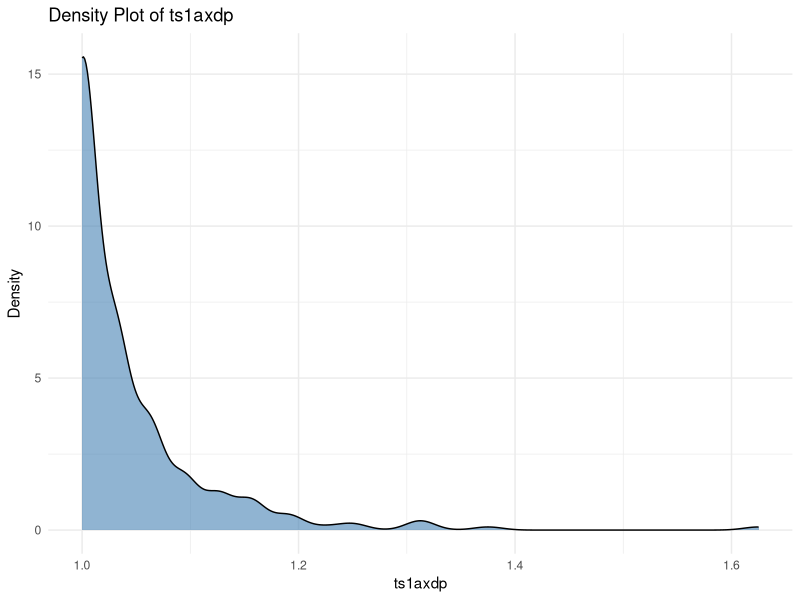
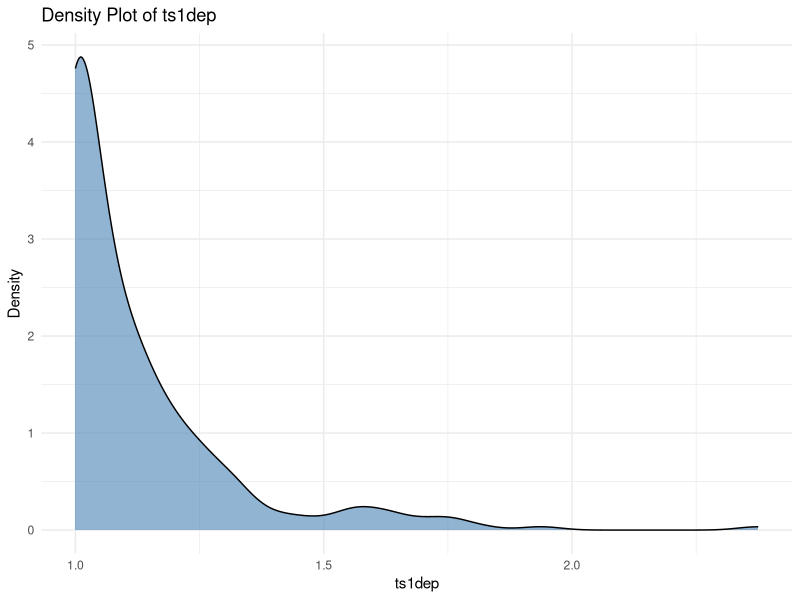
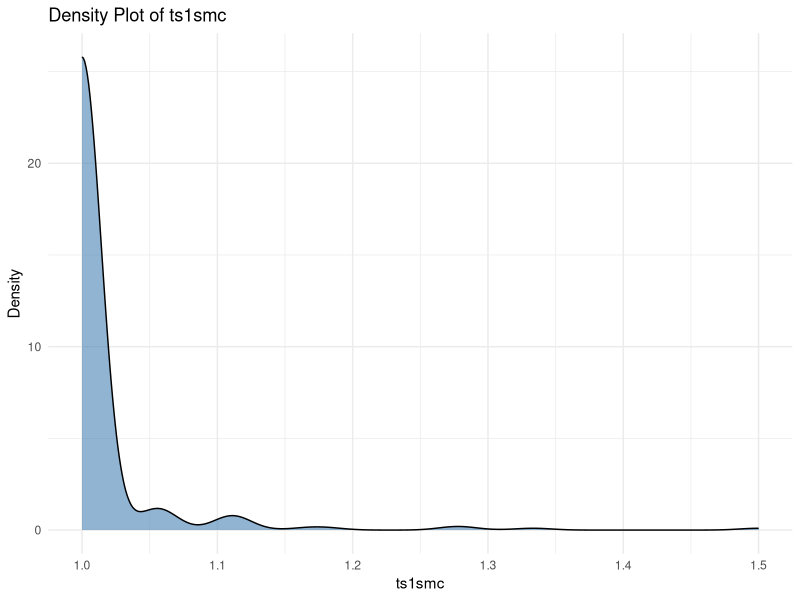
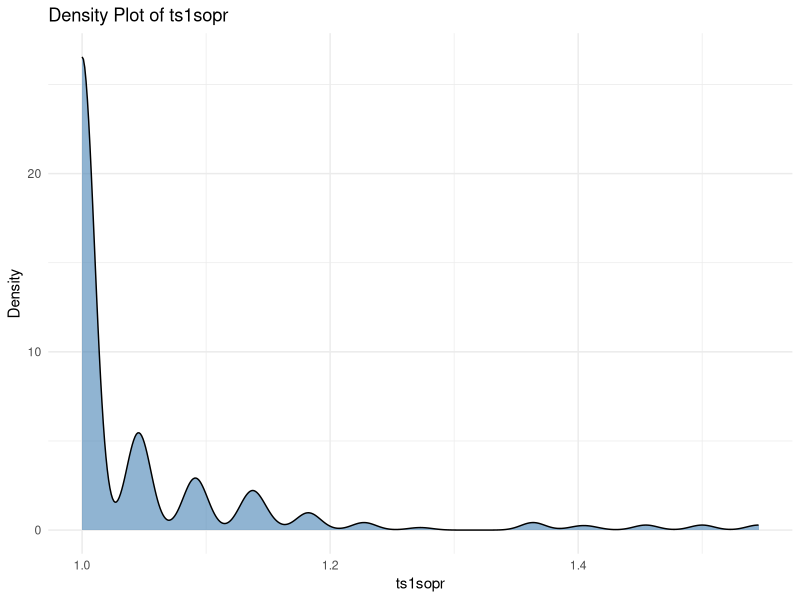
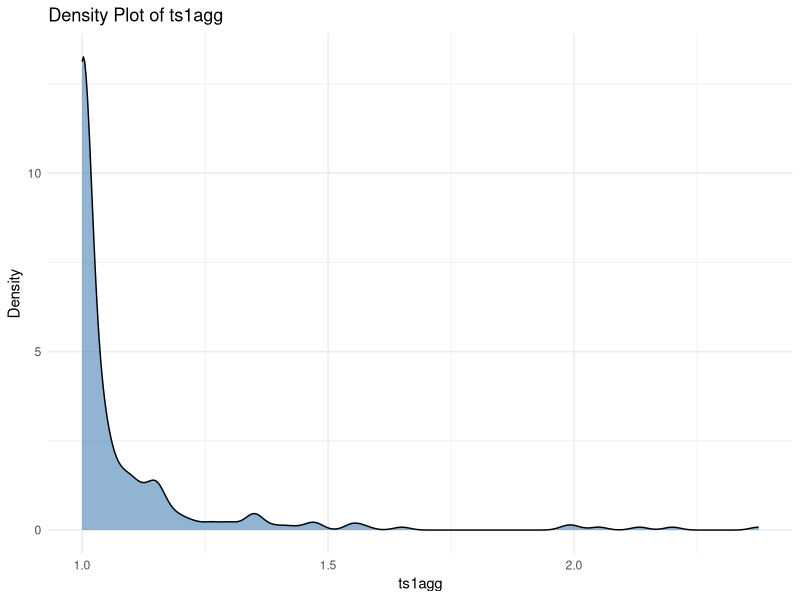
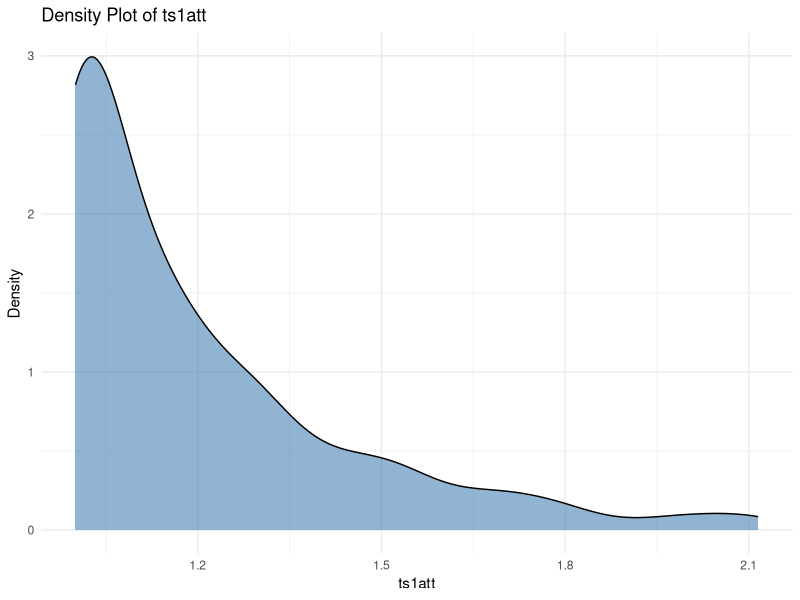
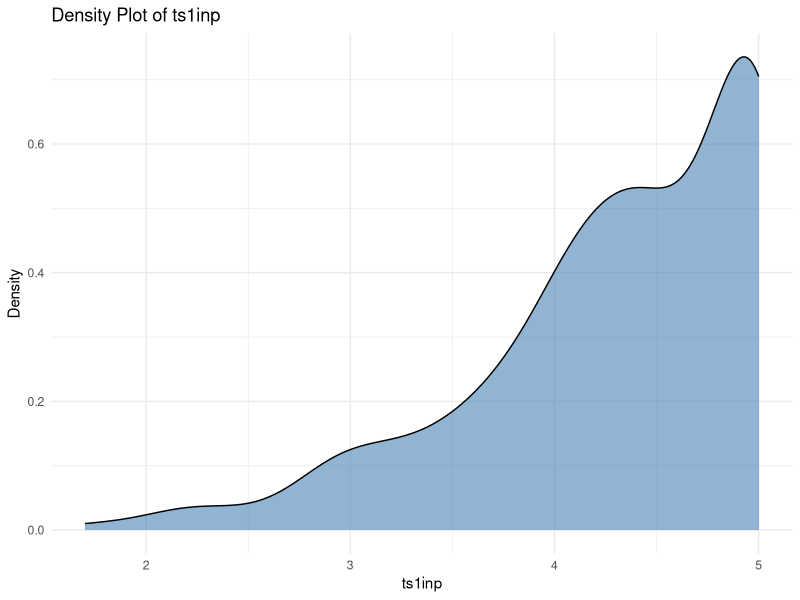
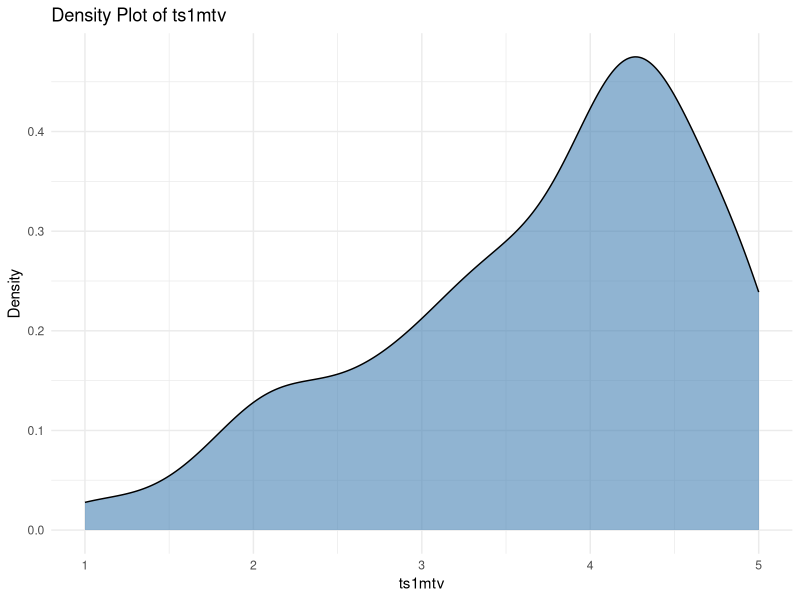

These figures' R source, in order:
## ---- chunk 1
library(tidyverse)
data <- read_csv("w1-teacher-student-scored-aggregated.csv")
## ---- chunk 2


# Remove non-relevant columns
data_clean <- data |> 
  select(-SID)

# Select only numeric columns
numeric_df <- data_clean |> 
  select(where(is.numeric))

# Loop through numeric columns and display density plots
for (col_name in colnames(numeric_df)) {
  p <- ggplot(numeric_df, aes_string(x = col_name)) +
    geom_density(fill = "steelblue", alpha = 0.6) +
    labs(title = paste("Density Plot of", col_name),
         x = col_name,
         y = "Density") +
    theme_minimal()

  print(p)
}
## ---- chunk 3
shapiro_results <- map_dfr(names(numeric_df), function(var) {
  values <- numeric_df[[var]]
  if (length(unique(values)) < 3) {
    tibble(Variable = var, W = NA, p_value = NA, Note = "Too few unique values")
  } else {
    test <- shapiro.test(values)
    tibble(Variable = var, W = round(test$statistic, 10), p_value = round(test$p.value, 10), Note = NA)
  }
})

shapiro_results

## ---- chunk 4
data_clean |> 
  psych::describe()
## ---- chunk 5
library(reshape2)
cor_matrix <- cor(data_clean, use = "pairwise.complete.obs")

# Melt into long format
cor_melted <- melt(cor_matrix)

# Plot heatmap
ggplot(cor_melted, aes(x = Var1, y = Var2, fill = value)) +
  geom_tile(color = "white") +
  scale_fill_gradient2(
    low = "blue", high = "red", mid = "white",
    midpoint = 0, limit = c(-1, 1), space = "Lab",
    name = "Correlation"
  ) +
  theme_minimal(base_size = 14) +
  theme(axis.text.x = element_text(angle = 45, vjust = 1, hjust = 1)) +
  labs(
    title = "Correlation Heatmap",
    x = "", y = ""
  )
## ---- chunk 6
# Step 1: Compute correlation matrix
cor_mat <- cor(data_clean)

# Step 2: Convert to long format
library(tidyr)
library(dplyr)

cor_long <- as.data.frame(as.table(cor_mat)) %>%
  rename(Var1 = Var1, Var2 = Var2, Correlation = Freq)

# Step 3: Filter pairs with |correlation| > 0.6, and remove self-correlations and duplicates
strong_corrs <- cor_long %>%
  filter(abs(Correlation) > 0.6, Var1 != Var2) %>%
  rowwise() %>%
  mutate(pair = paste(sort(c(Var1, Var2)), collapse = "_")) %>%
  distinct(pair, .keep_all = TRUE) %>%
  select(-pair)

print(strong_corrs)
write_csv(strong_corrs, "strong_corrs.csv")
